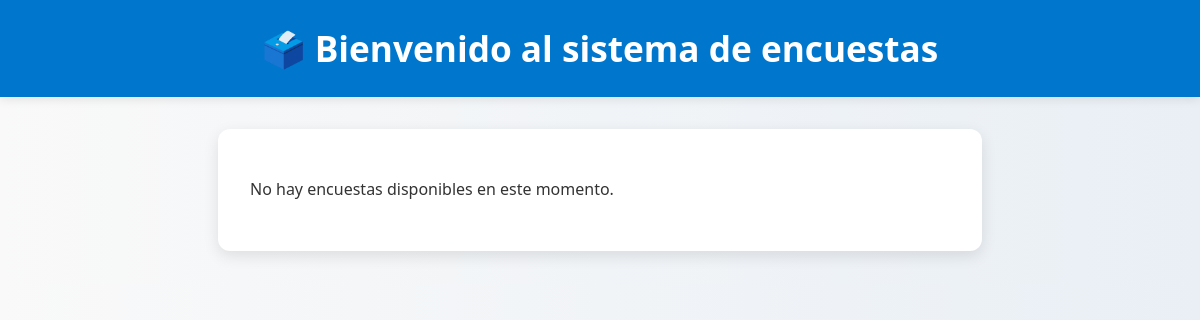
The page /polls/ on the database as committed earlier.
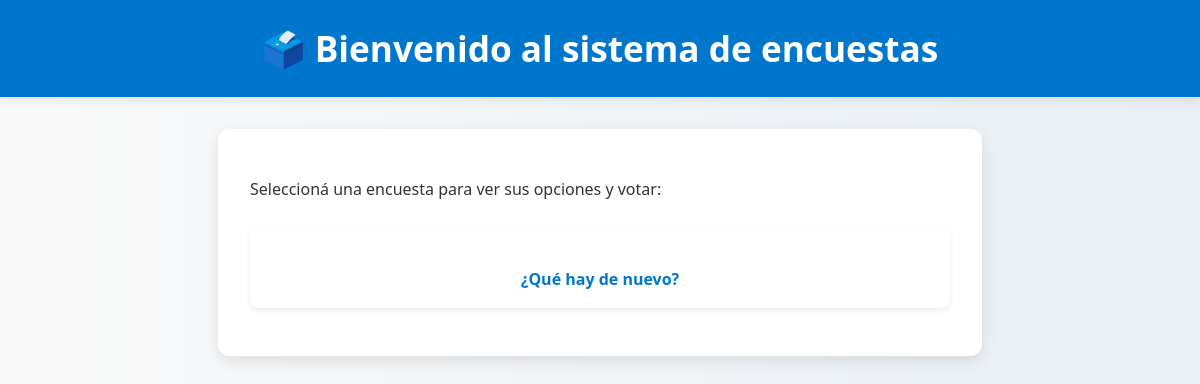
The same page on the database as committed later.
### polls/models.py (models this page shows, shortened)
class Question(models.Model):
    question_text = models.CharField(max_length=200)
    pub_date = models.DateTimeField("date published")

### polls/views.py (the view)
# urls.py: path("", views.IndexView.as_view(), name="index"),
class IndexView(generic.ListView):
    template_name = "polls/index.html"
    context_object_name = "latest_question_list"
    def get_queryset(self):
        return Question.objects.order_by("-pub_date")[:5]

### polls/templates/polls/index.html (shortened to what this page needs)
{% load static %}
<!DOCTYPE html>
<html lang="es">
<head>
  <link rel="stylesheet" href="{% static 'polls/style.css' %}">
</head>
<body>
  <h1>🗳️ Bienvenido al sistema de encuestas</h1>
  <div class="container">
    {% if latest_question_list %}
      <p>Seleccioná una encuesta para ver sus opciones y votar:</p>
      <ul>
        {% for question in latest_question_list %}
          <li>
            <a href="{% url 'polls:detail' question.id %}">
              {{ question.question_text }}
            </a>
          </li>
        {% endfor %}
      </ul>
    {% else %}
      <p>No hay encuestas disponibles en este momento.</p>
    {% endif %}
  </div>
</body>
</html>

Rows that differ between the two databases and show on the page:
added Question: question_text "¿Qué hay de nuevo?"
Other text that changed with them:
text no longer shown: "No hay encuestas disponibles en este momento."
text now shown: "Seleccioná una encuesta para ver sus opciones y votar:"
